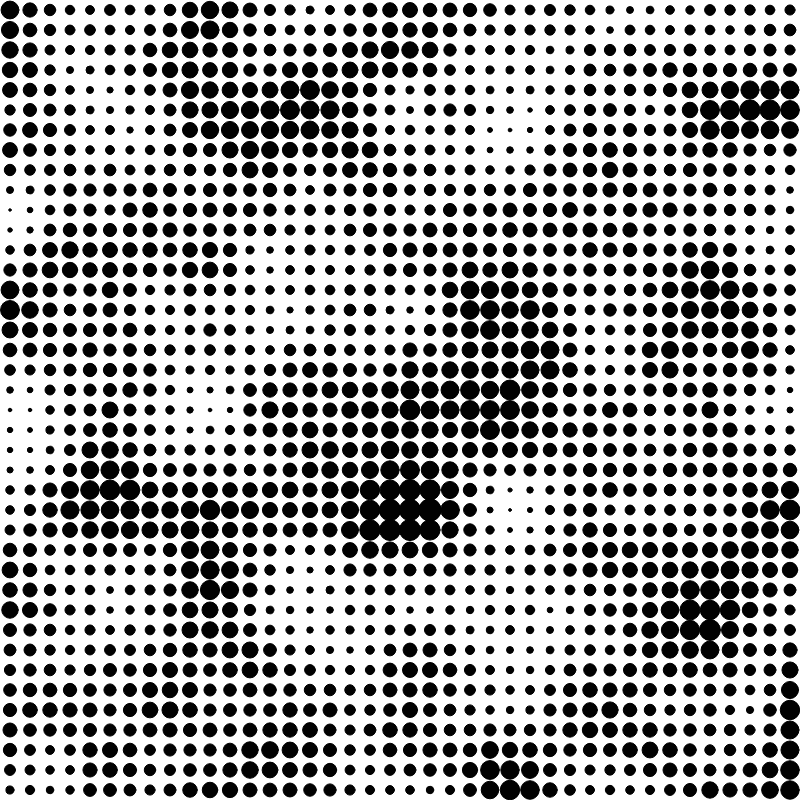
Frame 1 (no input)
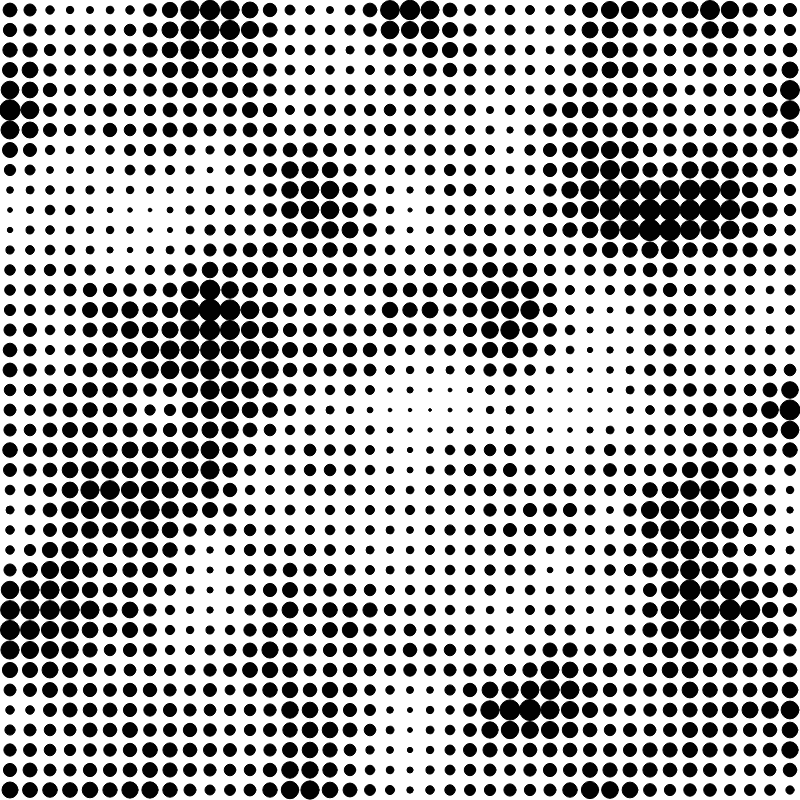
Frame 60 (no input)
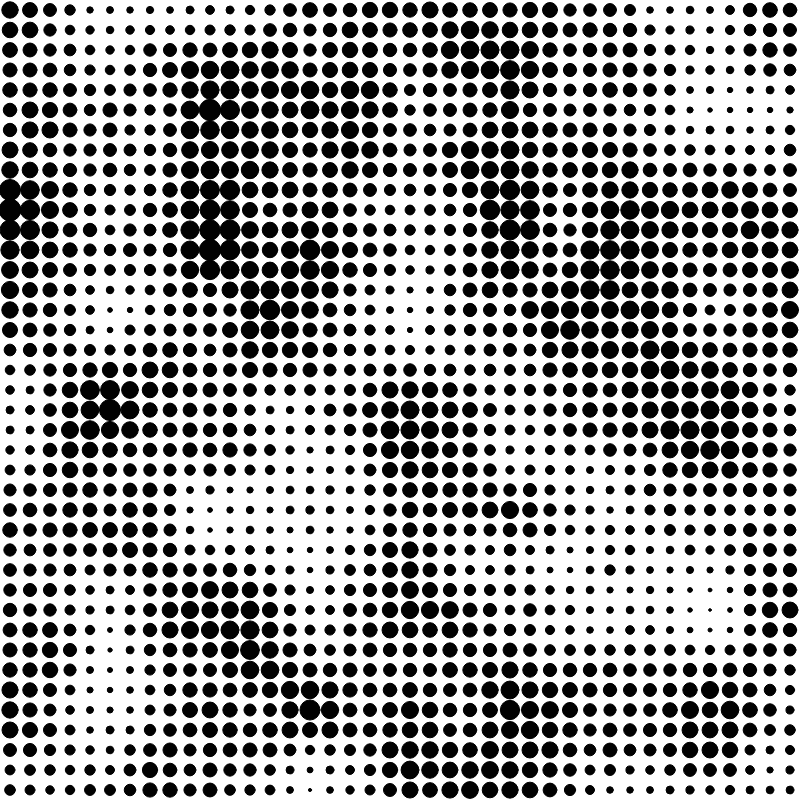
Frame 120 (the mouse pressed at the canvas centre since frame 60)

The p5.js sketch that drew these frames (run headless with seeded random() and noise() and a simulated clock; from frame 60 on, the mouse is pressed at the canvas centre):

// p5.js sketch
// ── sketch.js
const CNV_SIZE = 800;

let noiseScale = 0.2;

let gridSize = 40;

let counter = 0;

function setup() {
  createCanvas(CNV_SIZE, CNV_SIZE, document.getElementById('canvas'));
  fill(1);
}

function draw() {
  background(255);
  
  for (let x = 0; x < gridSize; x++) {
    for (let y = 0; y < gridSize; y++) {
      drawLine(x, y);
    }
  }
  
  counter++;
}

function drawLine(i, j) {
  const size = CNV_SIZE / gridSize;
  
  const x = i*(CNV_SIZE/gridSize) + (CNV_SIZE/gridSize)/2;
  const y = j*(CNV_SIZE/gridSize) + (CNV_SIZE/gridSize)/2;
  
  const darkness = noise(i * noiseScale, j * noiseScale, frameCount / 60);
  const radius = gridSize * darkness / 1.5;
  ellipse(x, y, radius, radius);
}
